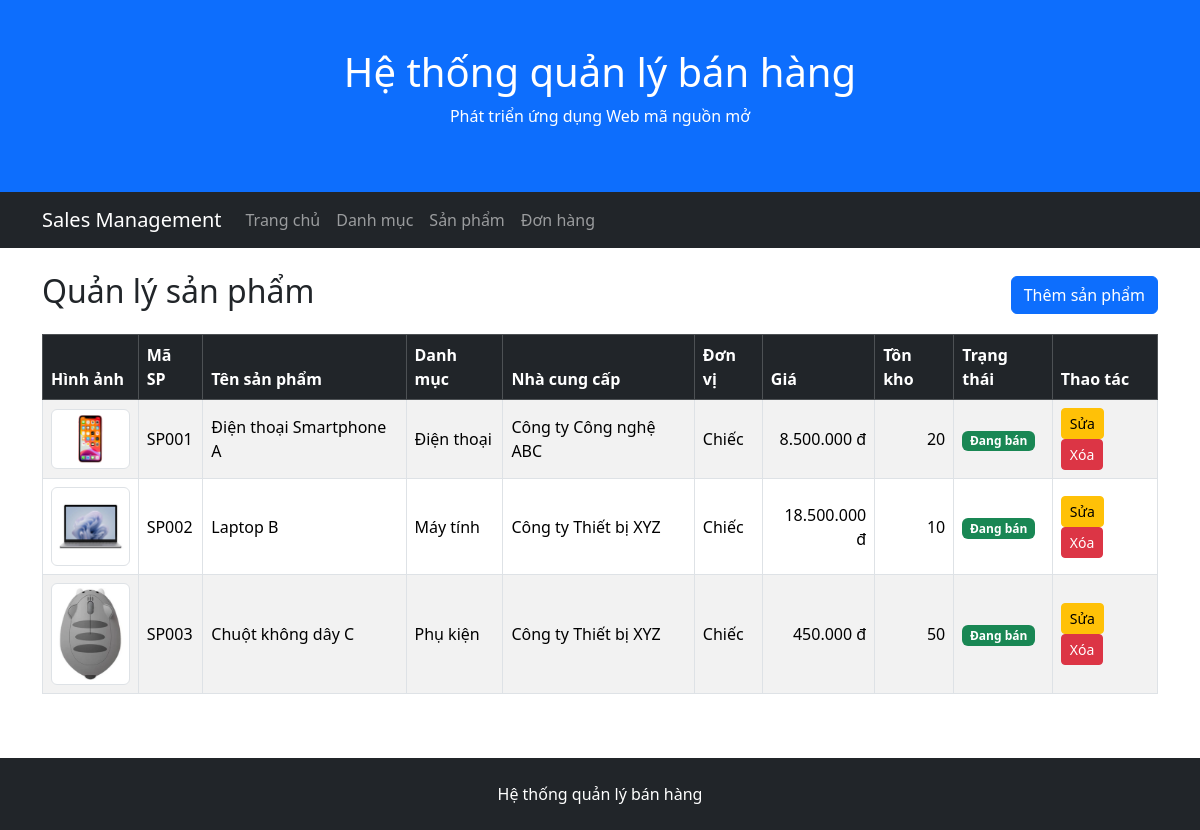
/admin/products/index.php, run on the app's committed database.
### tables this page shows
CREATE TABLE products (
    ProductID INT AUTO_INCREMENT PRIMARY KEY,
    ProductCode VARCHAR(50) NOT NULL UNIQUE,
    ProductName VARCHAR(255) NOT NULL,
    Description TEXT,
    Unit VARCHAR(20),
    Price DECIMAL(12,2) NOT NULL DEFAULT 0,
    StockQuantity INT NOT NULL DEFAULT 0,
    IsActive BOOLEAN NOT NULL DEFAULT TRUE,
    SupplierID INT NOT NULL,
    CategoryID INT NOT NULL,

    CONSTRAINT chk_products_price CHECK (Price >= 0),
    CONSTRAINT chk_products_stock CHECK (StockQuantity >= 0),
    CONSTRAINT fk_products_supplier
        FOREIGN KEY (SupplierID) REFERENCES suppliers(SupplierID),
    CONSTRAINT fk_products_category
        FOREIGN KEY (CategoryID) REFERENCES categories(CategoryID)
);

CREATE TABLE product_images (
    ProductImageID INT AUTO_INCREMENT PRIMARY KEY,
    ProductID INT NOT NULL,
    ImageFile VARCHAR(255) NOT NULL,
    AltText VARCHAR(255),
    IsPrimary BOOLEAN NOT NULL DEFAULT FALSE,
    SortOrder INT NOT NULL DEFAULT 0,

    CONSTRAINT uq_product_image UNIQUE (ProductID, ImageFile),
    CONSTRAINT chk_product_image_sort CHECK (SortOrder >= 0),
    CONSTRAINT fk_product_images_product
        FOREIGN KEY (ProductID)
        REFERENCES products(ProductID)
        ON DELETE CASCADE
);

CREATE TABLE categories (
    CategoryID INT AUTO_INCREMENT PRIMARY KEY,
    CategoryName VARCHAR(200) NOT NULL,
    Description TEXT
);

CREATE TABLE suppliers (
    SupplierID INT AUTO_INCREMENT PRIMARY KEY,
    SupplierName VARCHAR(200) NOT NULL,
    ContactName VARCHAR(100),
    Address VARCHAR(200),
    City VARCHAR(100),
    PostalCode VARCHAR(20),
    Country VARCHAR(100),
    Phone VARCHAR(20)
);

### public/admin/products/index.php (the view, shortened to what this page needs)
<?php
require_once '/var/www/src/config/database.php';
$sql = "
    SELECT
        p.ProductID,
        p.ProductCode,
        p.ProductName,
        p.Unit,
        p.Price,
        p.StockQuantity,
        p.IsActive,
        c.CategoryName,
        s.SupplierName,
        pi.ImageFile,
        pi.AltText
    FROM
        products AS p,
        categories AS c,
        suppliers AS s,
        product_images AS pi
    WHERE
        p.CategoryID = c.CategoryID
        AND p.SupplierID = s.SupplierID
        AND p.ProductID = pi.ProductID
        AND pi.IsPrimary = 1
    ORDER BY
        p.ProductID
";
$result = $conn->query($sql);
require_once '/var/www/src/includes/admin/header.php';
require_once '/var/www/src/includes/admin/navbar.php';
?>
<div class="container mt-4">
    <div class="d-flex justify-content-between align-items-center mb-3">
        <h2>Quản lý sản phẩm</h2>
        <a href="/admin/products/create.php" class="btn btn-primary">
            Thêm sản phẩm
        </a>
    </div>
    <div class="table-responsive">
        <table class="table table-bordered table-striped align-middle">
            <thead class="table-dark">
                <tr>
                    <th>Hình ảnh</th>
                    <th>Mã SP</th>
                    <th>Tên sản phẩm</th>
                    <th>Danh mục</th>
                    <th>Nhà cung cấp</th>
                    <th>Đơn vị</th>
                    <th>Giá</th>
                    <th>Tồn kho</th>
                    <th>Trạng thái</th>
                    <th>Thao tác</th>
                </tr>
            </thead>
            <tbody>
            <?php while ($product = $result->fetch_assoc()): ?>
                <?php
                $imageFile = $product['ImageFile'] ?? '';
                $altText = $product['AltText'] ?? $product['ProductName'];
                ?>
                <tr>
                    <td>
                        <?php if ($imageFile !== ''): ?>
                            <img
                                src="/uploads/products/<?= htmlspecialchars($imageFile) ?>"
                                alt="<?= htmlspecialchars($altText) ?>"
                                width="80"
                                class="img-thumbnail"
                            >
                        <?php else: ?>
                            <span class="text-muted">Không có ảnh</span>
                        <?php endif; ?>
                    </td>
                    <td>
                        <?= htmlspecialchars($product['ProductCode']) ?>
                    </td>
                    <td>
                        <?= htmlspecialchars($product['ProductName']) ?>
                    </td>
                    <td>
                        <?= htmlspecialchars($product['CategoryName']) ?>
                    </td>
                    <td>
                        <?= htmlspecialchars($product['SupplierName']) ?>
                    </td>
                    <td>
                        <?= htmlspecialchars($product['Unit'] ?? '') ?>
                    </td>
                    <td class="text-end">
                        <?= number_format(
                            (float) $product['Price'],
                            0,
                            ',',
                            '.'
                        ) ?> đ
                    </td>
                    <td class="text-end">
                        <?= (int) $product['StockQuantity'] ?>
                    </td>
                    <td>
                        <?php if ((int) $product['IsActive'] === 1): ?>
                            <span class="badge bg-success">
                                Đang bán
                            </span>
                        <?php else: ?>
                            <span class="badge bg-secondary">
                                Ngừng bán
                            </span>
                        <?php endif; ?>
                    </td>
                    <td>
                        <a
                            href="/admin/products/edit.php?id=<?= (int) $product['ProductID'] ?>"
                            class="btn btn-sm btn-warning"
                        >
                            Sửa
                        </a>
                        <form
                            action="/admin/products/delete.php"
                            method="post"
                            class="d-inline"
                            onsubmit="return confirm('Bạn có chắc muốn xóa sản phẩm này?');"
                        >
                            <button
                                type="submit"
                                class="btn btn-sm btn-danger"
                            >
                                Xóa
                            </button>
                        </form>
                    </td>
                </tr>
            <?php endwhile; ?>
            </tbody>
        </table>
    </div>
</div>
<?php
require_once '/var/www/src/includes/admin/footer.php';

### data on the page
products: product_images.ImageFile (picture), ProductCode "SP001", ProductName "Điện thoại Smartphone A", CategoryID.CategoryName "Điện thoại", SupplierID.SupplierName "Công ty Công nghệ ABC", Unit "Chiếc", Price "8.500.000", StockQuantity "20", IsActive "Đang bán"
products: product_images.ImageFile (picture), ProductCode "SP002", ProductName "Laptop B", CategoryID.CategoryName "Máy tính", SupplierID.SupplierName "Công ty Thiết bị XYZ", Unit "Chiếc", Price "18.500.000", StockQuantity "10", IsActive "Đang bán"
products: product_images.ImageFile (picture), ProductCode "SP003", ProductName "Chuột không dây C", CategoryID.CategoryName "Phụ kiện", SupplierID.SupplierName "Công ty Thiết bị XYZ", Unit "Chiếc", Price "450.000", StockQuantity "50", IsActive "Đang bán"
